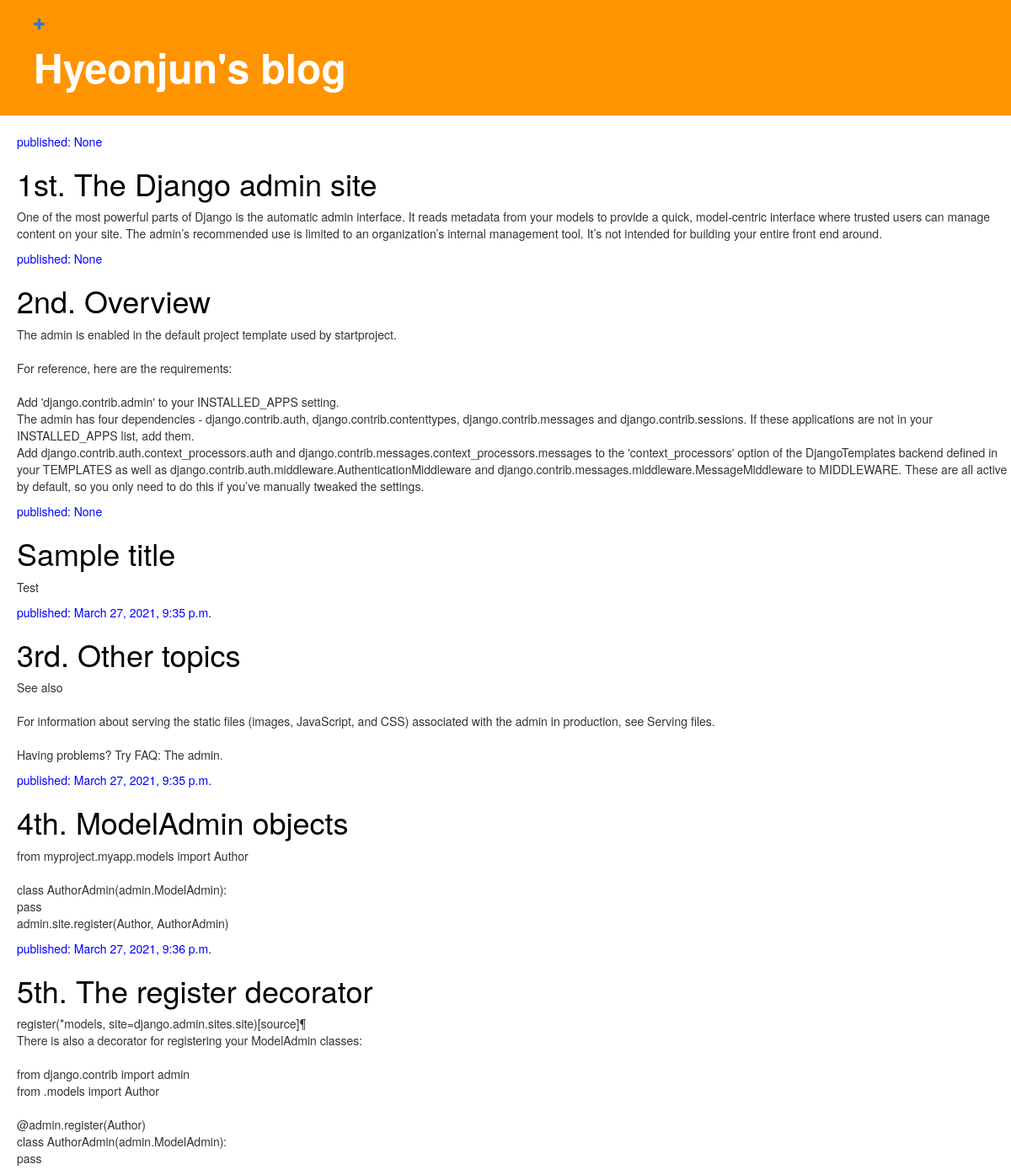
Before: / with the older database file.
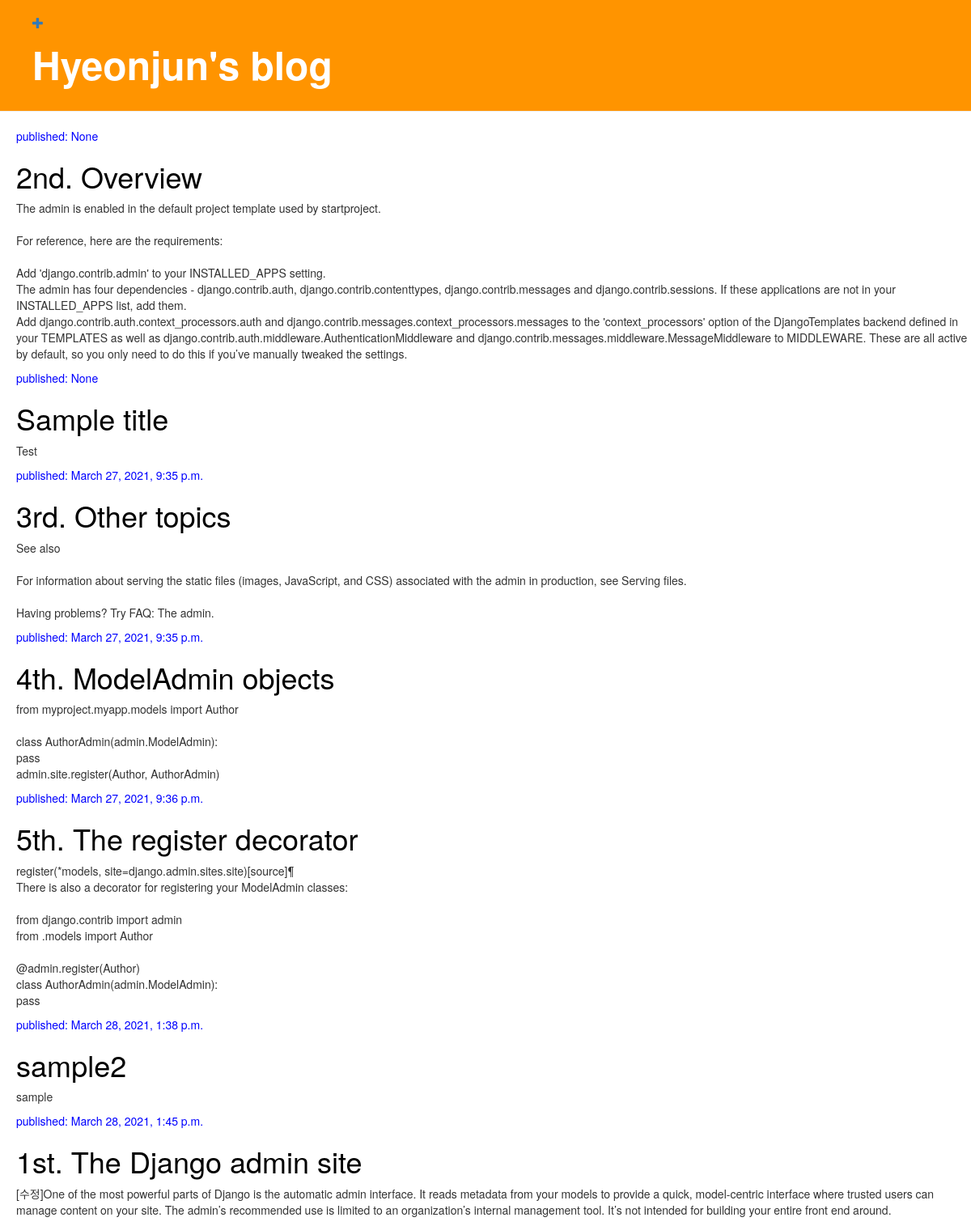
After: the same page with the newer database file.
### blog/models.py (models this page shows, shortened)
class Post(models.Model):
    author = models.ForeignKey(settings.AUTH_USER_MODEL, on_delete=models.CASCADE)
    title = models.CharField(max_length=200)
    text = models.TextField()
    created_date = models.DateTimeField(default=timezone.now)
    published_date = models.DateTimeField(blank=True, null=True)

### blog/views.py (the view)
# urls.py: path('', views.post_list, name='post_list'),
def post_list(request):
    posts = Post.objects.order_by('published_date')
    return render(request, 'blog/post_list.html', {'posts': posts})

### blog/templates/blog/post_list.html
{% extends 'blog/base.html' %}
{% block content %}
<div class="post">
    {% for post in posts %}
    <div>
        <p style="color:blue">published: {{ post.published_date }}</p>
        <h1><a href="{% url 'post_detail' pk=post.pk %}">{{ post.title }}</a></h1>
        <p>{{ post.text|linebreaksbr }}</p>
    </div>
    {% endfor %}
{% endblock %}

### blog/templates/blog/base.html (shortened to what this page needs)
{% load static %}
<html>
    <head>
        <link rel="stylesheet" href="//maxcdn.bootstrapcdn.com/bootstrap/3.2.0/css/bootstrap.min.css">
        <link rel="stylesheet" href="//maxcdn.bootstrapcdn.com/bootstrap/3.2.0/css/bootstrap-theme.min.css">
        <link rel="stylesheet" href ="{% static 'css/blog.css' %}">
    </head>
    <body>
        <div class="page-header">
            <a href="{% url 'post_new' %}" class="top-menu"><span class="glyphicon glyphicon-plus"></span></a>
            <h1><a href="/">Hyeonjun's blog</a></h1>
        </div>
        {% block content %}
        {% endblock %}
    </body>
</html>

### blog/static/css/blog.css (style rules this page uses)
.page-header { background-color: #ff9400; margin-top: 0; padding: 20px 20px 20px 40px; }
.page-header h1, .page-header h1 a, .page-header h1 a:visited, .page-header h1 a:active { font-weight: bold; color: #ffffff; font-size: 36pt; text-decoration: none; }
.post { padding-left: 20px; }
.post a { color: black; }

Changed rows visible on the page:
added Post: published_date "March 28, 2021, 1:38 p.m.", title "sample2", text "sample"
changed Post "1st. The Django admin site": published_date "None" → "March 28, 2021, 1:45 p.m."; text "One of the most powerful…" → "[수정]One of the most powerful…"; moves down the list
